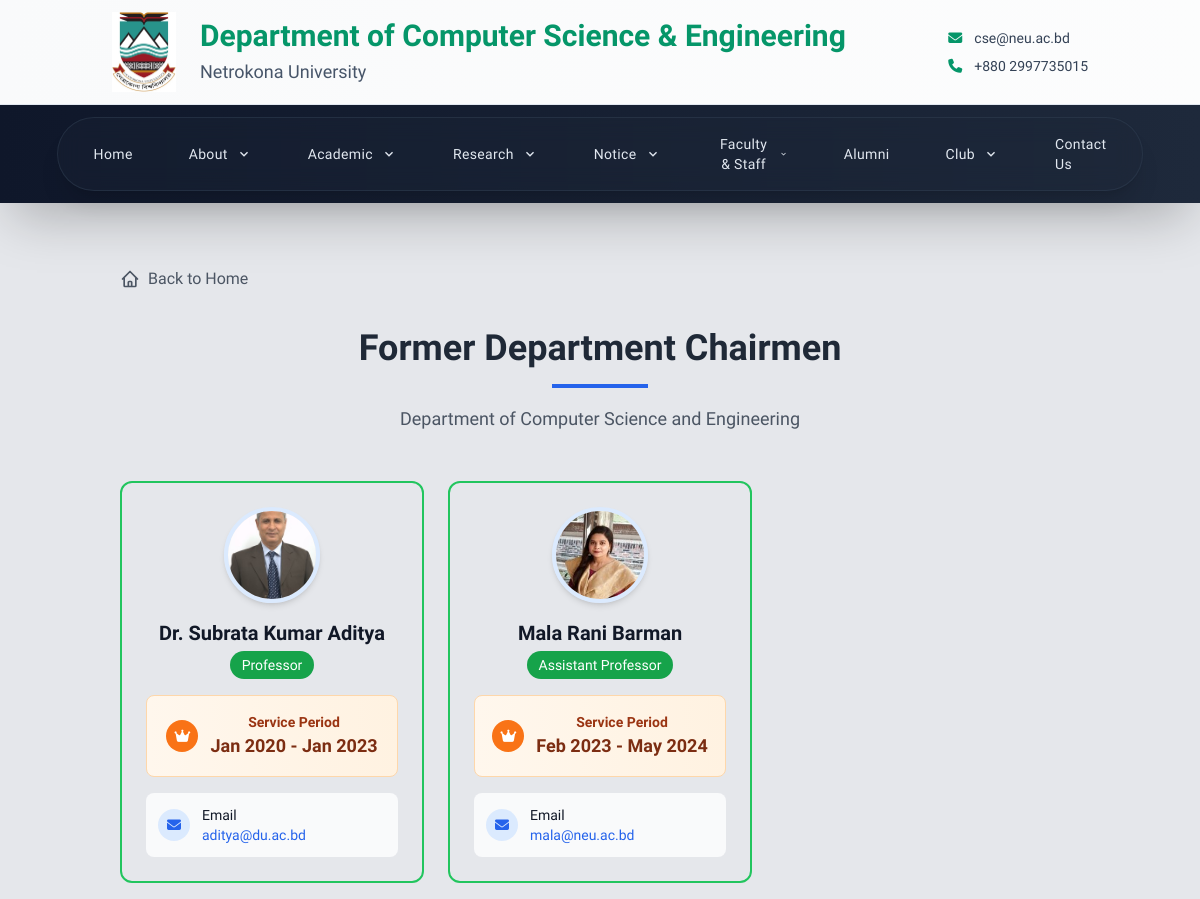
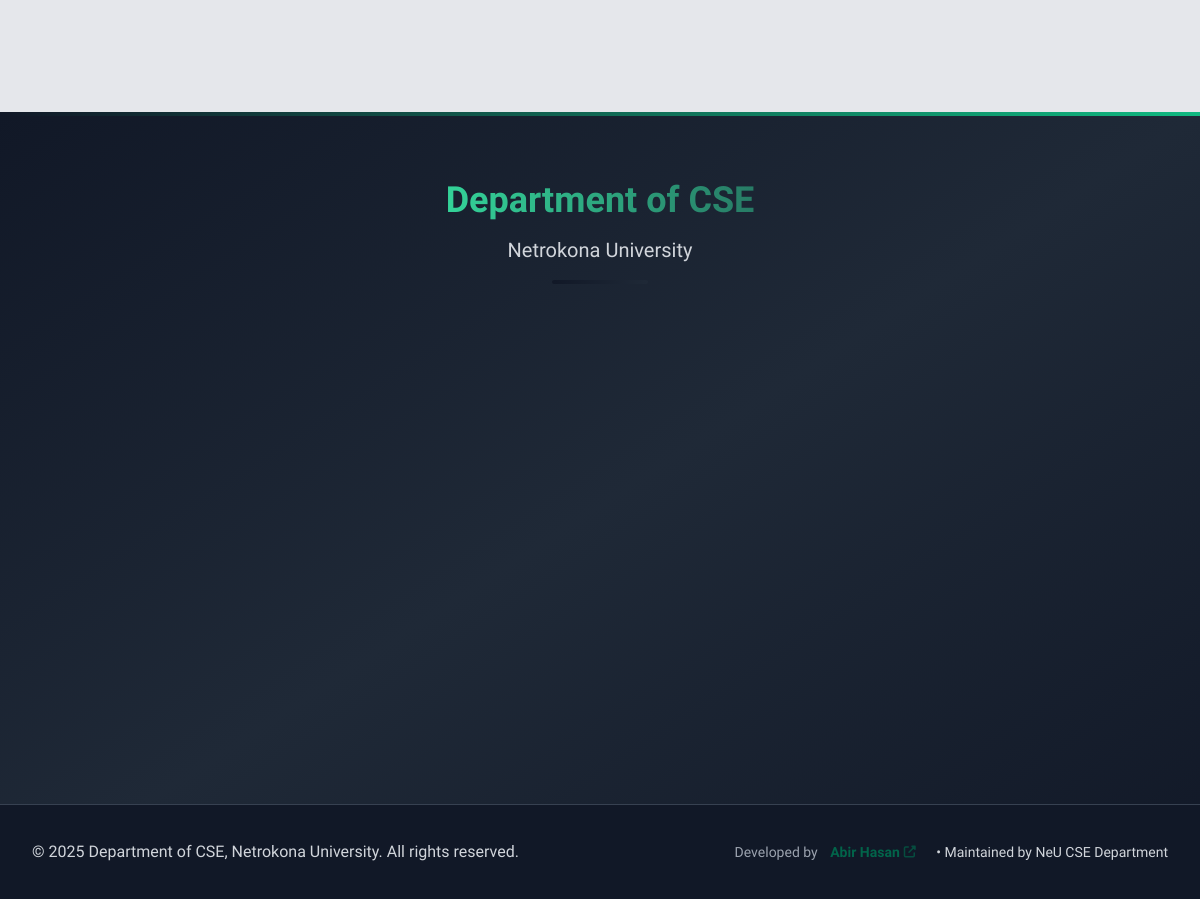
The page /faculty/ex-chairman/ on the database its author committed (2 pictures, top to bottom).
### cse_app/models.py (models this page shows, shortened)
class Chairman(models.Model):
    faculty = models.OneToOneField(FacultyMember, on_delete=models.CASCADE)
    message = RichTextField()
    signature = models.ImageField(upload_to='signatures/', blank=True, null=True)
    from_date = models.DateField()
    to_date = models.DateField(null=True, blank=True)
    is_current = models.BooleanField(default=False)
    from_date = models.DateField()
    to_date = models.DateField(blank=True, null=True)
    is_current = models.BooleanField(default=True)

class FacultyMember(models.Model):
    DESIGNATION_CHOICES = (
        ('professor', 'Professor'),
        ('associate_professor', 'Associate Professor'),
        ('assistant_professor', 'Assistant Professor'),
        ('lecturer', 'Lecturer'),
        ('chairman', 'Chairman'),
    )
    STATUS_CHOICES = (
        ('active', 'Active'),
        ('on_leave', 'On Leave'),
        ('ex_chairman', 'Ex-Chairman'),
        ('past_faculty', 'Past Faculty'),
    )
    MEMBER_TYPE_CHOICES = (
        ('full_time', 'Full-time'),
        ('part_time', 'Part-time'),
        ('visiting', 'Visiting'),
        ('adjunct', 'Adjunct'),
    )
    user = models.OneToOneField(User, on_delete=models.CASCADE, null=True, blank=True)
    name = models.CharField(max_length=100)
    designation = models.CharField(max_length=30, choices=DESIGNATION_CHOICES)
    status = models.CharField(max_length=20, choices=STATUS_CHOICES, default='active')
    member_type = models.CharField(max_length=20, choices=MEMBER_TYPE_CHOICES, default='full_time')
    email = models.EmailField()
    phone = models.CharField(max_length=15, blank=True)
    room_no = models.CharField(max_length=10, blank=True)
    image = models.ImageField(upload_to='faculty/', blank=True)
    bio = models.TextField(blank=True)
    research_interest = models.TextField(blank=True)
    research_gate_url = models.URLField(blank=True, help_text="ResearchGate profile URL")
    google_scholar_url = models.URLField(blank=True, help_text="Google Scholar profile URL")
    orcid_url = models.URLField(blank=True, help_text="ORCID profile URL")
    linkedin_url = models.URLField(blank=True, help_text="LinkedIn profile URL")
    personal_website = models.URLField(blank=True, help_text="Personal website URL")
    research_activities = RichTextField(blank=True, help_text="Research activities and projects")
    publications = RichTextField(blank=True, help_text="List of publications")
    courses_taught = RichTextField(blank=True, help_text="Courses taught")
    membership = RichTextField(blank=True, help_text="Professional memberships")
    awards_honors = RichTextField(blank=True, help_text="Awards and honors received")
    others = RichTextField(blank=True, help_text="Other relevant information")
    cv_file = models.FileField(upload_to='faculty/cv/', blank=True, null=True, help_text="Upload CV/Resume")
    joined_date = models.DateField(blank=True, null=True)
    end_date = models.DateField(blank=True, null=True)
    is_current = models.BooleanField(default=True, help_text="Is this faculty member currently active?")
    is_chairman = models.BooleanField(default=False)
    class Meta:
        ordering = ['designation', 'name']
        verbose_name = 'Faculty Member'
        verbose_name_plural = 'Faculty Members'

### cse_app/views.py (the view)
# urls.py: path('faculty/ex-chairman/', views.ex_chairman, name='ex_chairman'),
def ex_chairman(request):
    ex_chairmen = Chairman.objects.filter(is_current=False).order_by('from_date')
    for chairman in ex_chairmen:
        if chairman.faculty:
            chairman.name = chairman.faculty.name
            chairman.image = chairman.faculty.image
            chairman.email = chairman.faculty.email
            chairman.designation = chairman.faculty.get_designation_display()
            chairman.tenure_start = chairman.from_date
            chairman.tenure_end = chairman.to_date
    return render(request, 'cse/faculty_and_staff/ex_chariman.html', {
        'ex_chairmen': ex_chairmen
    })

### cse_app/context_processors.py (called while the page is built)
def scrolling_notice(request):
    notice = ScrollingNotice.objects.filter(is_active=True).first()
    return {'scrolling_notice': notice.text if notice else ''}

### templates/cse/faculty_and_staff/ex_chariman.html (shortened to what this page needs)
{% extends 'base.html' %}
{% block content %}
<div class="container mx-auto px-4 py-8">
    <div class="mb-8">
      <a href="{% url 'home' %}" class="inline-flex items-center text-gray-600 hover:text-green-600 transition-colors duration-200">
        Back to Home
      </a>
    </div>
    <div class="text-center mb-12">
        <h1 class="text-4xl font-bold mb-4 text-gray-800">Former Department Chairmen</h1>
        <div class="w-24 h-1 bg-blue-600 mx-auto mb-4"></div>
        <p class="text-lg text-gray-600 max-w-2xl mx-auto leading-relaxed">Department of Computer Science and Engineering</p>
    </div>
    <div class="mb-16">
        <div class="grid grid-cols-1 md:grid-cols-2 lg:grid-cols-3 gap-6">
            {% for chairman in ex_chairmen %}
                <div class="rounded-xl border-2 border-green-500">
                    <div class="p-6">
                        <div class="flex justify-center mb-4">
                            {% if chairman.image %}
                                <div class="relative">
                                    <img src="{{ chairman.image.url }}" alt="{{ chairman.name }}" class="w-24 h-24 rounded-full object-cover border-4 border-blue-100 shadow-md">
                                </div>
                            {% endif %}
                        </div>
                        <div class="text-center mb-4">
                            <h3 class="text-xl font-bold text-gray-900 mb-1">{{ chairman.name }}</h3>
                            <div class="inline-block bg-green-600 text-white px-3 py-1 rounded-full text-sm font-medium">
                                {{ chairman.designation }}
                            </div>
                        </div>
                        {% if chairman.tenure_start and chairman.tenure_end %}
                            <div class="bg-gradient-to-r from-orange-50 to-orange-100 border border-orange-200 rounded-lg p-4 mb-4">
                                <div class="flex items-center justify-center">
                                    <div class="flex-shrink-0 w-8 h-8 bg-orange-500 rounded-full flex items-center justify-center">
                                        <i class="fas fa-crown text-white text-sm"></i>
                                    </div>
                                    <div class="ml-3 text-center">
                                        <p class="text-sm font-semibold text-orange-800">Service Period</p>
                                        <p class="text-lg font-bold text-orange-900">
                                            {{ chairman.tenure_start|date:"M Y" }} - {{ chairman.tenure_end|date:"M Y" }}
                                        </p>
                                    </div>
                                </div>
                            </div>
                        {% endif %}
                        {% if chairman.email %}
                            <div class="space-y-3">
                                <div class="flex items-center text-gray-600 bg-gray-50 rounded-lg p-3">
                                    <div class="flex-shrink-0 w-8 h-8 bg-blue-100 rounded-full flex items-center justify-center">
                                        <i class="fas fa-envelope text-blue-600 text-sm"></i>
                                    </div>
                                    <div class="ml-3 flex-1">
                                        <p class="text-sm font-medium text-gray-900">Email</p>
                                        <p class="text-sm text-gray-600 truncate">
                                            <a href="mailto:{{ chairman.email }}" class="text-blue-600 hover:text-blue-800">
                                                {{ chairman.email }}
                                            </a>
                                        </p>
                                    </div>
                                </div>
                            </div>
                        {% endif %}
                    </div>
                </div>
            {% endfor %}
        </div>
    </div>
</div>
{% endblock %}

### templates/base.html (style rules this page uses)
* { font-family: 'Nunito Sans', -apple-system, BlinkMacSystemFont, 'Segoe UI', Roboto, Oxygen, Ubuntu, Cantarell, sans-serif; }
.font-semibold { font-weight: 600; }
.font-bold { font-weight: 700; }
:root { --custom-green: #02644A; --custom-green-hover: #00916a; }
html { scroll-behavior: smooth; }

### templates/Footer.html (style rules this page uses)
.bg-gradient-to-r { background-size: 200% 200%; animation: gradientShift 4s ease infinite; }

### rows shown on the page
Chairman: shows a picture, name "Dr. Subrata Kumar Aditya", designation "Professor", tenure_start "Jan 2020", tenure_end "Jan 2023", email "aditya@du.ac.bd"
Chairman: shows a picture, name "Mala Rani Barman", designation "Assistant Professor", tenure_start "Feb 2023", tenure_end "May 2024", email "mala@neu.ac.bd"
